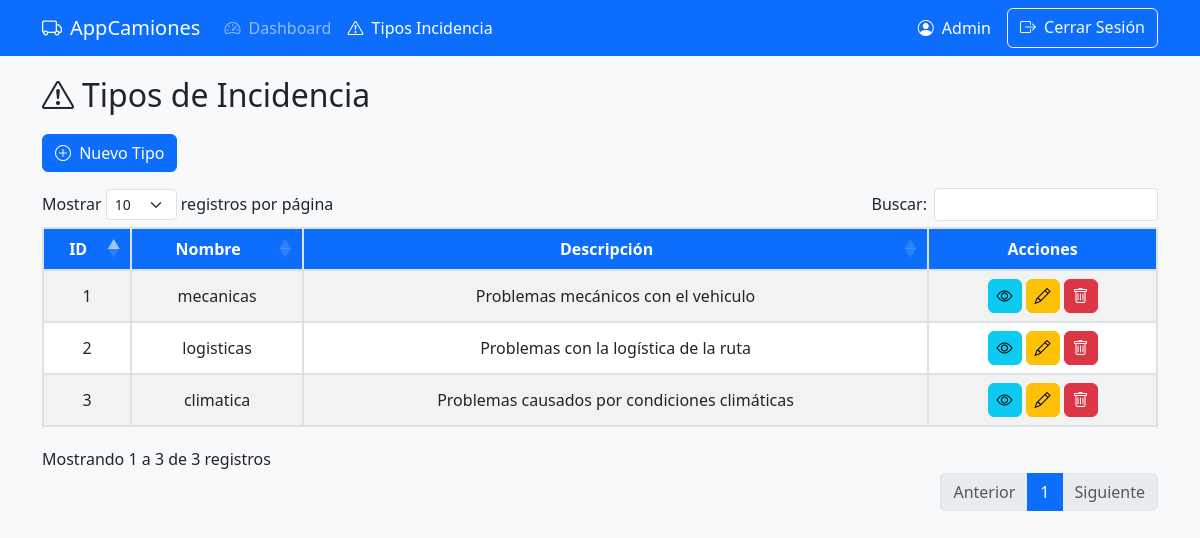
/views/tipos_incidencias/list.php (signed in), run on the app's committed database.
### tables this page shows
CREATE TABLE `tipos_incidencia` (
  `id_tipo_incidencia` int(11) NOT NULL,
  `nombre` varchar(50) NOT NULL,
  `descripcion` varchar(255) DEFAULT NULL
);

### controllers/TiposIncidenciasController.php (called while the page is built, shortened)
<?php
require_once __DIR__ . '/../config/database.php';
require_once __DIR__ . '/../models/TiposIncidencias.php';
class TiposIncidenciasController {
    private $tipoIncidencia;
    public function __construct() {
        $this->db = new Database();
        $this->tipoIncidencia = new TiposIncidencias($this->db->connect());
    }
    public function listarTipos() {
        return $this->tipoIncidencia->obtenerTodos();
    }
}

### config/database.php (called while the page is built, shortened)
<?php
class Database {
    private $host = 'localhost';
    private $db_name = 'proyecto_transportes';
    private $username = 'dmilanes';
    private $password = 'milanes1982*-';
    public function connect() {
        $this->conn = null;
        try {
            $this->conn = new PDO(
                "mysql:host=" . $this->host . ";dbname=" . $this->db_name,
                $this->username,
                $this->password
            );
            $this->conn->setAttribute(PDO::ATTR_ERRMODE, PDO::ERRMODE_EXCEPTION);
        } catch (PDOException $e) {
            die("Error de conexión: " . $e->getMessage());
        }
        return $this->conn;
    }
}
?>

### models/TiposIncidencias.php (called while the page is built, shortened)
<?php
class TiposIncidencias {
    private $conn;
    private $table_name = "tipos_incidencia";
    public function __construct($db) {
        $this->conn = $db;
    }
    public function obtenerTodos() {
        $query = "SELECT id_tipo_incidencia, nombre, descripcion
                  FROM " . $this->table_name . "
                  ORDER BY nombre ASC";
        $stmt = $this->conn->prepare($query);
        $stmt->execute();
        return $stmt->fetchAll(PDO::FETCH_ASSOC);
    }
}

### views/tipos_incidencias/list.php (the view, shortened to what this page needs)
<?php
require_once __DIR__ . '/../../controllers/TiposIncidenciasController.php';
$controller = new TiposIncidenciasController();
$tipos = $controller->listarTipos();
?>
<!DOCTYPE html>
<html lang="es">
<head>
    <link href="https://cdn.jsdelivr.net/npm/bootstrap@5.3.0/dist/css/bootstrap.min.css" rel="stylesheet">
    <link href="https://cdn.jsdelivr.net/npm/bootstrap-icons@1.10.0/font/bootstrap-icons.css" rel="stylesheet">
    <link rel="stylesheet" href="https://cdn.datatables.net/1.11.5/css/dataTables.bootstrap5.min.css">
</head>
<body>
    <nav class="navbar navbar-expand-lg navbar-dark bg-primary fixed-top">
        <div class="container">
            <a class="navbar-brand" href="../auth/dashboard.php">
                <i class="bi bi-truck me-2"></i>AppCamiones
            </a>
            <div class="collapse navbar-collapse" id="navbarNav">
                <ul class="navbar-nav me-auto">
                    <li class="nav-item">
                        <a class="nav-link" href="../auth/dashboard.php">
                            <i class="bi bi-speedometer2 me-1"></i> Dashboard
                        </a>
                    </li>
                    <li class="nav-item">
                        <a class="nav-link active" href="#">
                            <i class="bi bi-exclamation-triangle me-1"></i> Tipos Incidencia
                        </a>
                    </li>
                </ul>
                <div class="d-flex">
                    <span class="navbar-text text-white me-3">
                        <i class="bi bi-person-circle me-1"></i>
                        <?= htmlspecialchars($_SESSION['user']['nombre']) ?>
                    </span>
                    <a href="../../controllers/AuthController.php?logout=true" class="btn btn-outline-light">
                        <i class="bi bi-box-arrow-right me-1"></i> Cerrar Sesión
                    </a>
                </div>
            </div>
        </div>
    </nav>
    <div class="container">
        <h2 class="table-title"><i class="bi bi-exclamation-triangle me-2"></i>Tipos de Incidencia</h2>
        <div class="mb-3">
            <a href="add.php" class="btn btn-primary">
                <i class="bi bi-plus-circle me-1"></i> Nuevo Tipo
            </a>
        </div>
        <table id="tiposTable" class="table table-striped table-bordered">
            <thead>
                <tr>
                    <th>ID</th>
                    <th>Nombre</th>
                    <th>Descripción</th>
                    <th>Acciones</th>
                </tr>
            </thead>
            <tbody>
                <?php if (is_array($tipos) && !isset($tipos['error'])): ?>
                    <?php foreach ($tipos as $tipo): ?>
                        <tr>
                            <td><?= htmlspecialchars($tipo['id_tipo_incidencia']) ?></td>
                            <td><?= htmlspecialchars($tipo['nombre']) ?></td>
                            <td><?= htmlspecialchars($tipo['descripcion'] ?? 'N/A') ?></td>
                            <td>
                                <div class="d-flex justify-content-center">
                                    <a href="views.php?id=<?= $tipo['id_tipo_incidencia'] ?>" class="btn btn-info btn-action" title="Ver">
                                        <i class="bi bi-eye"></i>
                                    </a>
                                    <a href="edit.php?id=<?= $tipo['id_tipo_incidencia'] ?>" class="btn btn-warning btn-action" title="Editar">
                                        <i class="bi bi-pencil"></i>
                                    </a>
                                    <form method="post" action="list.php?action=eliminar" class="d-inline">
                                        <button type="submit" class="btn btn-danger btn-action" title="Eliminar"
                                                onclick="return confirm('¿Estás seguro de eliminar este tipo de incidencia?')">
                                            <i class="bi bi-trash"></i>
                                        </button>
                                    </form>
                                </div>
                            </td>
                        </tr>
                    <?php endforeach; ?>
                <?php else: ?>
                    <tr>
                        <td colspan="4" class="text-center">No hay tipos de incidencia registrados</td>
                    </tr>
                <?php endif; ?>
            </tbody>
        </table>
    </div>
</body>
</html>

### views/tipos_incidencias/list.php (style rules this page uses)
body { padding-top: 56px; background-color: #f8f9fa; }
#tiposTable { width: 100% !important; margin: 20px auto; border: 1px solid #dee2e6 !important; }
#tiposTable thead th { background-color: #0d6efd; color: white; border: 1px solid #dee2e6; text-align: center; vertical-align: middle; }
#tiposTable tbody td { padding: 8px 12px; border: 1px solid #dee2e6; text-align: center; vertical-align: middle; }
#tiposTable tbody tr:nth-child(even) { background-color: rgba(0,0,0,0.02); }
.btn-action { padding: 0.25rem 0.5rem; margin: 0 2px; }
.table-title { margin: 20px 0; }

### data on the page
tipos_incidencia: id_tipo_incidencia "3", nombre "climatica", descripcion "Problemas causados por condiciones climáticas"
tipos_incidencia: id_tipo_incidencia "2", nombre "logisticas", descripcion "Problemas con la logística de la ruta"
tipos_incidencia: id_tipo_incidencia "1", nombre "mecanicas", descripcion "Problemas mecánicos con el vehiculo"

### other printed values
$_SESSION['user']['nombre'] "Admin"
